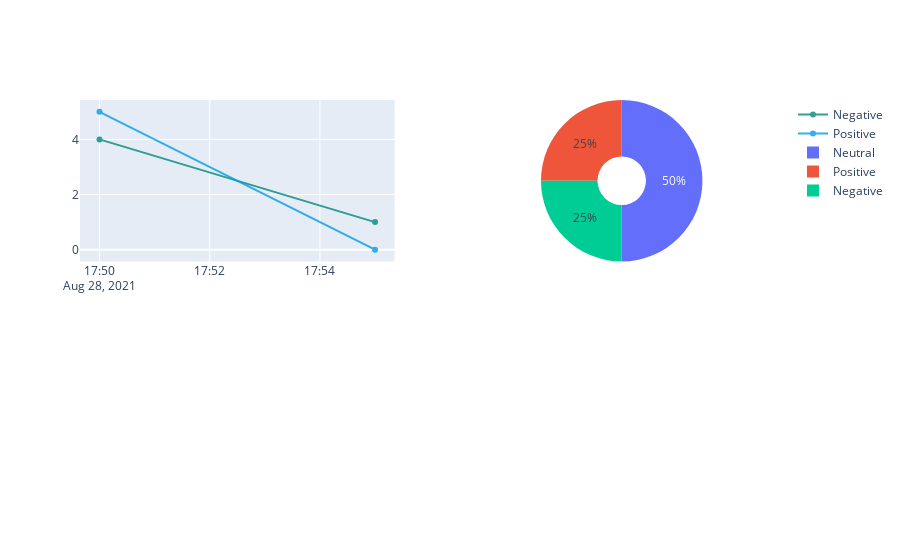

The notebook cell this image was saved under:
### Code cell
#Ora che ho i dati potrei procedere a mostrare i grafici!!! -> BOMBA
fig = make_subplots(rows=2, cols=2, specs=[[{"type":"scatter"},{"type":"pie"}],
                                           [{},{}]]) #(1)

fig.add_trace(go.Scatter(
    x=dominioTempo,
    y=result_final['polarity Count'][result_final['polarity']==-1].reset_index(drop=True),
    name="Negative",
    line_color="#00897b",
    opacity=0.8),
    row=1,col=1
    )
fig.add_trace(go.Scatter(
    x=dominioTempo,
    y=result_final['polarity Count'][result_final['polarity']==1].reset_index(drop=True),
    name="Positive",
    line_color="#039be5",
    opacity=0.8),
    row=1,col=1
    )
legenda = ['Positive','Negative','Neutral']
fig.add_trace(go.Pie(labels=legenda,values=[5,5,10],
                     hole=0.3),row=1,col=2)



#(1) Per alcuni tipi di grafici è obbligatorio specificare il tipo.
#Nella riga 1 colonna 2 ho dovuto specificare il tipo 'pie' perchè 
#altrimenti non sarebbe stato visualizzato.
#Notare che nella riga 2 non ho specificato tipi di grafici.

### Figure 1 — Plotly figure (JSON) as saved in the notebook; plotly's stock layout.template omitted (floating-point values rounded to 4 significant figures)
{"data": [{"line": {"color": "#00897b"}, "name": "Negative", "opacity": 0.8, "type": "scatter", "x": ["2021-08-28T17:50:00", "2021-08-28T17:55:00"], "xaxis": "x", "y": [4, 1], "yaxis": "y"}, {"line": {"color": "#039be5"}, "name": "Positive", "opacity": 0.8, "type": "scatter", "x": ["2021-08-28T17:50:00", "2021-08-28T17:55:00"], "xaxis": "x", "y": [5, 0], "yaxis": "y"}, {"domain": {"x": [0.55, 1], "y": [0.575, 1]}, "hole": 0.3, "labels": ["Positive", "Negative", "Neutral"], "type": "pie", "values": [5, 5, 10]}], "layout": {"xaxis": {"anchor": "y", "domain": [0, 0.45]}, "xaxis2": {"anchor": "y2", "domain": [0, 0.45]}, "xaxis3": {"anchor": "y3", "domain": [0.55, 1]}, "yaxis": {"anchor": "x", "domain": [0.575, 1]}, "yaxis2": {"anchor": "x2", "domain": [0, 0.425]}, "yaxis3": {"anchor": "x3", "domain": [0, 0.425]}}}
